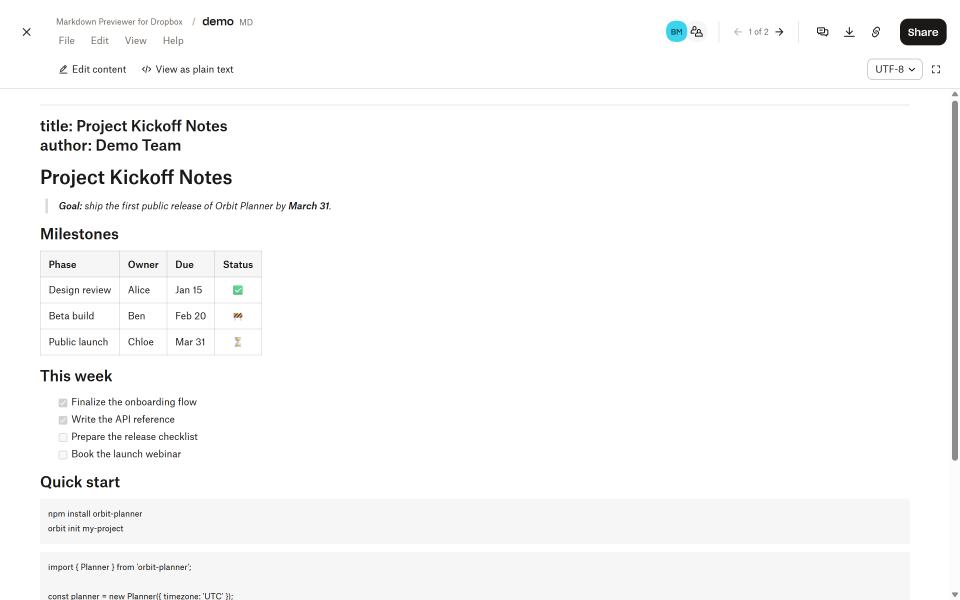
#> input picture store/screenshots/raw/full-page-dropbox.png, 2880 x 1800 px (shown at 1/3 size)
$ python make_marquee.py
#> lines starting #> are read from the running program, lines starting #| are printed output that depends on the picture; after the words box and inside, x2 and y2 are one past the last pixel; in counts of white or black regions, pixels touching at a corner belong together
"""Generate store/promo/marquee.png (1400x560) from the icon and screenshots.

Run from the repo root:  python store/promo/make_marquee.py
Requires Pillow and the Segoe UI fonts that ship with Windows.
"""
from pathlib import Path

from PIL import Image, ImageDraw, ImageFilter, ImageFont

ROOT = Path(__file__).resolve().parents[2]
FONTS = Path('C:/Windows/Fonts')
W, H = 1400, 560

BLUE = (0, 104, 239)
INK = (22, 27, 34)
MUTED = (87, 96, 106)


def font(name, size):
    return ImageFont.truetype(str(FONTS / name), size)


def gradient(size, top, bottom):
#> called with size = (1400, 560), top = (255, 255, 255), bottom = (226, 236, 255)
    img = Image.new('RGB', size)
#> img: PIL image 1400x560 RGB; every value is 0
    d = ImageDraw.Draw(img)
    for y in range(size[1]):
        t = y / (size[1] - 1)
        d.line([(0, y), (size[0], y)], fill=tuple(round(a + (b - a) * t) for a, b in zip(top, bottom)))
    return img


def pill(draw, xy, text, fnt, fill, color, pad_x, height, radius):
    tb = fnt.getbbox(text)
    w = tb[2] - tb[0] + 2 * pad_x
    x, y = xy
    draw.rounded_rectangle((x, y, x + w, y + height), radius=radius, fill=fill)
    draw.text((x + pad_x - tb[0], y + (height - (tb[3] - tb[1])) / 2 - tb[1]), text, font=fnt, fill=color)
    return w


def card(shot, width, label, label_fill, label_color):
    """A browser-like card: title bar with a label, then the screenshot."""
    bar = 40
    shot = shot.resize((width, round(shot.height * width / shot.width)), Image.LANCZOS)
    c = Image.new('RGB', (width, bar + shot.height), 'white')
    d = ImageDraw.Draw(c)
    d.rectangle((0, 0, width, bar), fill=(242, 244, 247))
    d.line((0, bar - 1, width, bar - 1), fill=(222, 226, 231))
    for i, col in enumerate([(255, 95, 87), (254, 188, 46), (40, 200, 64)]):
        d.ellipse((16 + i * 20, 14, 28 + i * 20, 26), fill=col)
    d.text((86, 9), 'demo.md', font=font('segoeui.ttf', 16), fill=MUTED)
    lf = font('seguisb.ttf', 14)
    lw = lf.getbbox(label)[2] + 24
    pill(d, (width - lw - 12, 8), label, lf, label_fill, label_color, 12, 24, 12)
    c.paste(shot, (0, bar))
    return c


def place(canvas, img, xy, radius=14):
    """Paste with rounded corners and a soft drop shadow."""
    mask = Image.new('L', img.size, 0)
    ImageDraw.Draw(mask).rounded_rectangle((0, 0, img.width - 1, img.height - 1), radius=radius, fill=255)
    shadow = Image.new('L', canvas.size, 0)
    x, y = xy
    ImageDraw.Draw(shadow).rounded_rectangle((x, y + 10, x + img.width, y + img.height + 10), radius=radius, fill=70)
    shadow = shadow.filter(ImageFilter.GaussianBlur(18))
    canvas.paste((40, 60, 110), (0, 0), shadow)
    border = Image.new('RGB', (img.width + 2, img.height + 2), (214, 222, 235))
    bmask = Image.new('L', border.size, 0)
    ImageDraw.Draw(bmask).rounded_rectangle((0, 0, border.width - 1, border.height - 1), radius=radius + 1, fill=255)
    canvas.paste(border, (x - 1, y - 1), bmask)
    canvas.paste(img, xy, mask)


canvas = gradient((W, H), (255, 255, 255), (226, 236, 255))
draw = ImageDraw.Draw(canvas)

# Right: Dropbox's own Markdown view behind, the extension's in front.
# Crop boxes are CSS pixels of the 2x captures.
crop2x = lambda img, box: img.crop(tuple(v * 2 for v in box))
src = crop2x(Image.open(ROOT / 'store/screenshots/raw/full-page-dropbox.png'), (40, 150, 700, 535))
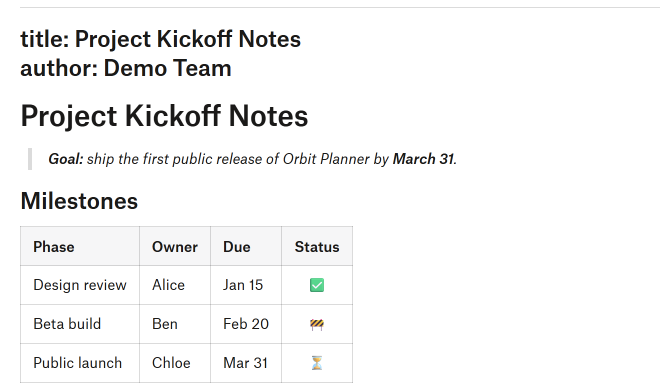
#> src: PIL image 1320x770 RGB (shown at 1/2 size); mean R, G, B 245.5, 245.6, 245.5
pre = crop2x(Image.open(ROOT / 'store/screenshots/raw/full-page-extension.png'), (250, 150, 900, 580))
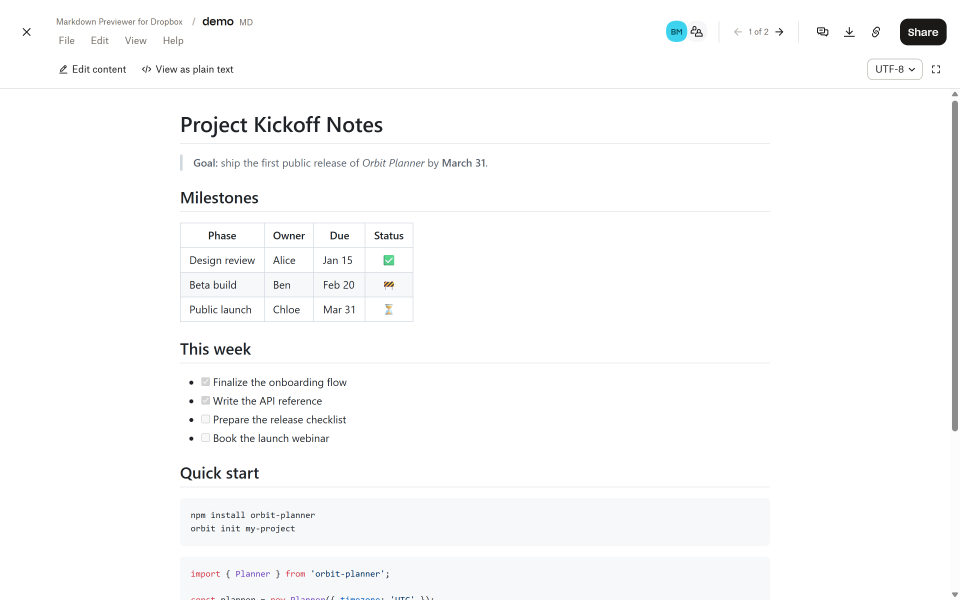
#> input picture store/screenshots/raw/full-page-extension.png, 2880 x 1800 px (shown at 1/3 size)
back = card(src, 450, 'Dropbox', (229, 231, 235), MUTED)
#> in card, `c = Image.new('RGB', (width, bar + shot.height), 'white')`: c: PIL image 450x302 RGB; every value is 255
front = card(pre, 470, 'Markdown Previewer', BLUE, 'white')
#> in card (call 2), `c = Image.new('RGB', (width, bar + shot.height), 'white')`: c: PIL image 470x351 RGB; every value is 255
place(canvas, back, (690, 44))
#> in place, `mask = Image.new('L', img.size, 0)`: mask: PIL image 450x302 L; every value is 0
#> in place, `ImageDraw.Draw(mask).rounded_rectangle((0, 0, img.width - 1, img.heigh..`:
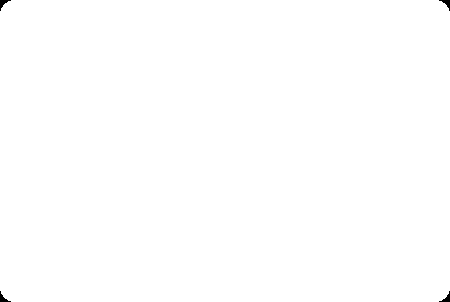
#> mask: PIL image 450x302 L; 99.9% white; 4 black regions, box (x1, y1, x2, y2) and area: (0, 0, 11, 11) 46, (439, 0, 450, 11) 46, (0, 291, 11, 302) 46, (439, 291, 450, 302) 46
#> in place, `shadow = Image.new('L', canvas.size, 0)`: shadow: PIL image 1400x560 L; every value is 0
#> in place, `ImageDraw.Draw(shadow).rounded_rectangle((x, y + 10, x + img.width, y ..`: shadow: PIL image 1400x560 L; values 0 (black) and 70 (white), 17.4% white; 1 white region, box (x1, y1, x2, y2) and area: (690, 54, 1141, 357) 136469
#> in place, `bmask = Image.new('L', border.size, 0)`: bmask: PIL image 452x304 L; every value is 0
#> in place, `ImageDraw.Draw(bmask).rounded_rectangle((0, 0, border.width - 1, borde..`: bmask: PIL image 452x304 L; 99.8% white; 4 black regions, box (x1, y1, x2, y2) and area: (0, 0, 12, 12) 53, (440, 0, 452, 12) 53, (0, 292, 12, 304) 53, (440, 292, 452, 304) 53
place(canvas, front, (W - 470 - 50, H - front.height - 34))
#> call 2 of place, with xy = (880, 175), radius = 14
#> in place (call 2), `mask = Image.new('L', img.size, 0)`: mask: PIL image 470x351 L; every value is 0
#> in place (call 2), `ImageDraw.Draw(mask).rounded_rectangle((0, 0, img.width - 1, img.heigh..`:
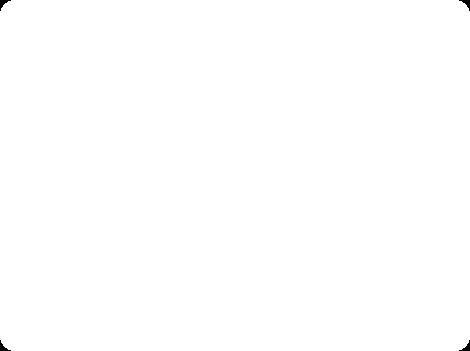
#> mask: PIL image 470x351 L; 99.9% white; 4 black regions, box (x1, y1, x2, y2) and area: (0, 0, 11, 11) 46, (459, 0, 470, 11) 46, (0, 340, 11, 351) 46, (459, 340, 470, 351) 46
#> in place (call 2), `ImageDraw.Draw(shadow).rounded_rectangle((x, y + 10, x + img.width, y ..`: shadow: PIL image 1400x560 L; values 0 (black) and 70 (white), 21.1% white; 1 white region, box (x1, y1, x2, y2) and area: (880, 185, 1351, 537) 165608
#> in place (call 2), `shadow = shadow.filter(ImageFilter.GaussianBlur(18))`:
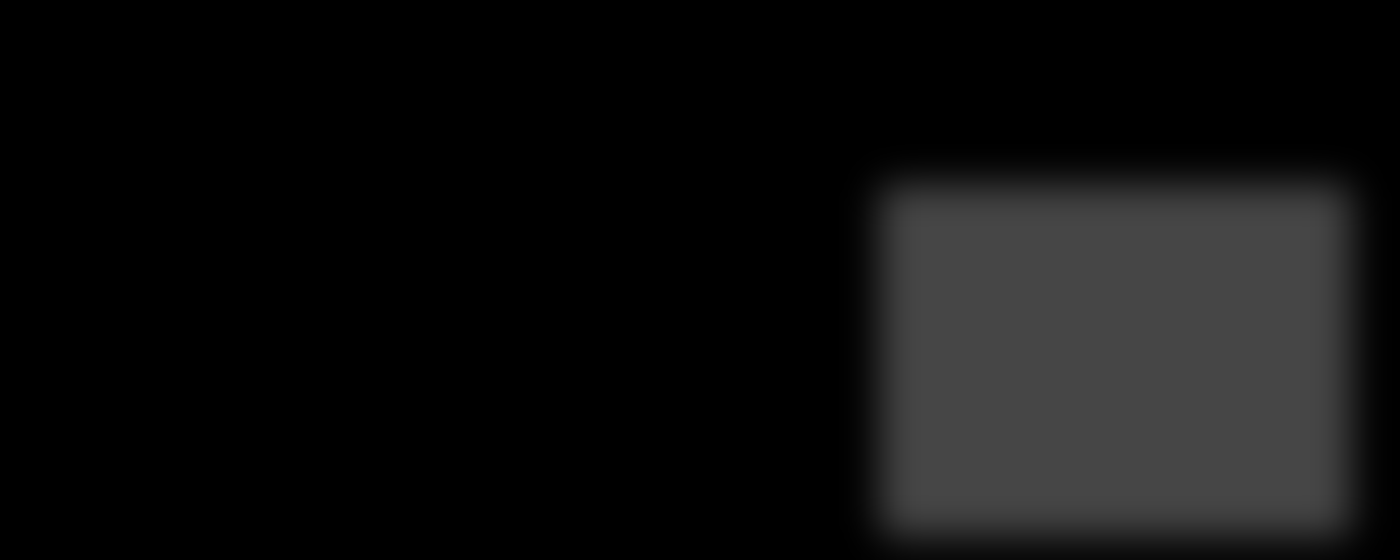
#> shadow: PIL image 1400x560 L; min 0, max 70, mean 14.8
#> in place (call 2), `border = Image.new('RGB', (img.width + 2, img.height + 2), (214, 222, ..`:
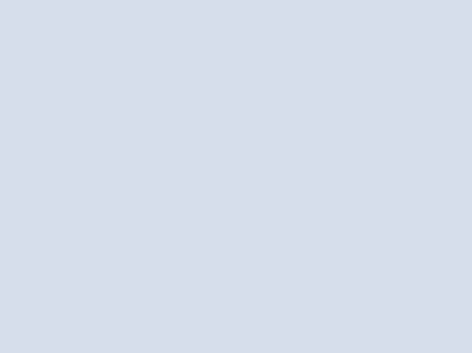
#> border: PIL image 472x353 RGB; mean R, G, B 214, 222, 235
#> in place (call 2), `bmask = Image.new('L', border.size, 0)`: bmask: PIL image 472x353 L; every value is 0
#> in place (call 2), `ImageDraw.Draw(bmask).rounded_rectangle((0, 0, border.width - 1, borde..`: bmask: PIL image 472x353 L; 99.9% white; 4 black regions, box (x1, y1, x2, y2) and area: (0, 0, 12, 12) 53, (460, 0, 472, 12) 53, (0, 341, 12, 353) 53, (460, 341, 472, 353) 53
#> in place (call 2), `canvas.paste(img, xy, mask)`:
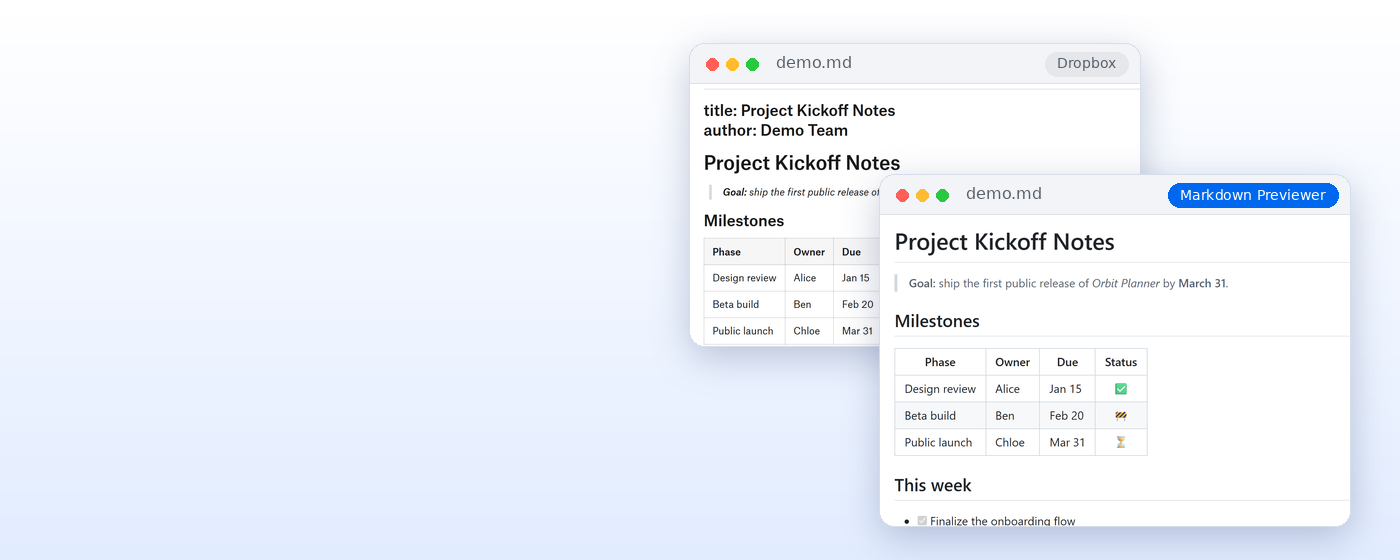
#> canvas: PIL image 1400x560 RGB; mean R, G, B 239.2, 243.2, 250.6

# Left: icon, title, tagline and a badge.
#> (the run stopped early here; a loop or call above may not have finished)
